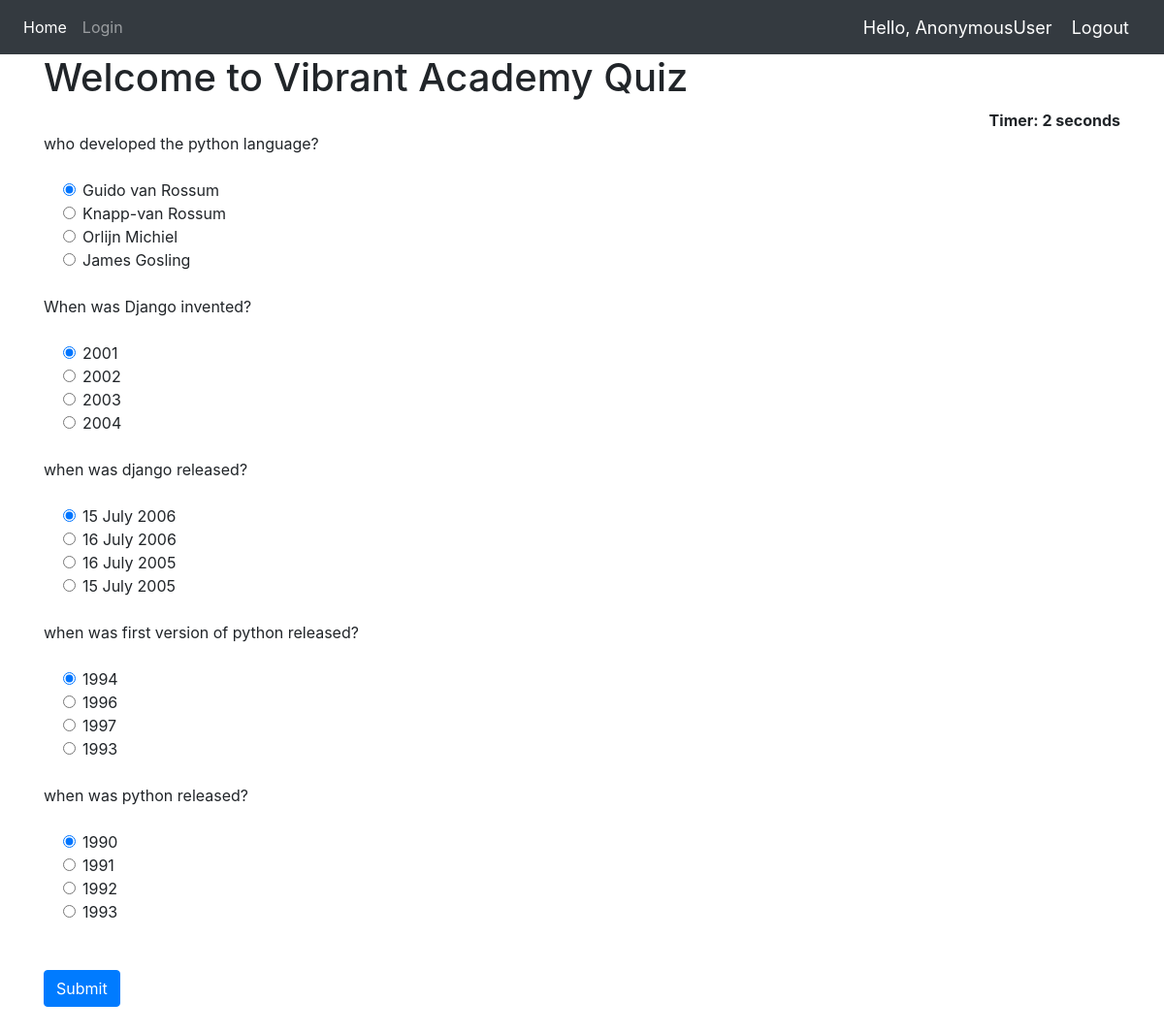
The page / on the database its author committed.
### Quiz/models.py (models this page shows, shortened)
class QuesModel(models.Model):
    question = models.CharField(max_length=200,null=True)
    op1 = models.CharField(max_length=200,null=True)
    op2 = models.CharField(max_length=200,null=True)
    op3 = models.CharField(max_length=200,null=True)
    op4 = models.CharField(max_length=200,null=True)
    ans = models.CharField(max_length=200,null=True)

### Quiz/views.py (the view)
# urls.py: 2. Add a URL to urlpatterns:  path('', views.home, name='home')
def home(request):
    if request.method == 'POST':
        print(request.POST)
        questions = QuesModel.objects.all()
        score = 0
        wrong = 0
        correct = 0
        total = 0
        for q in questions:
            total += 1
            print(request.POST.get(q.question))
            print(q.ans)
            print()
            if q.ans == request.POST.get(q.question):
                score += 10
                correct += 1
            else:
                wrong += 1
        percent = score/(total*10) * 100
        context = {
            'score': score,
            'time': request.POST.get('timer'),
            'correct': correct,
            'wrong': wrong,
            'percent': percent,
            'total': total
        }
        return render(request, 'Quiz/result.html', context)
    else:
        questions = QuesModel.objects.all()
        context = {
            'questions': questions
        }
        return render(request, 'Quiz/home.html', context)

### Quiz/templates/Quiz/home.html (shortened to what this page needs)
{% extends 'Quiz/dependencies.html' %}
{% block content %}
{% load static %}
<div class="container ">
<h1>Welcome to Vibrant Academy Quiz</h1>
<div align="right " id="displaytimer"><b>Timer: 0 seconds</b></div>
 <form method='post' action=''>
    {% for q  in questions%}
    <div class="form-group">
      <label for="question">{{q.question}}</label>
    </div>
    <div class="form-check">
        <div class="form-check">
            <input class="form-check-input" type="radio" name="{{q.question}}" id="gridRadios1" value="option1" checked>
            <label class="form-check-label" for="gridRadios1">
                {{q.op1}}
            </label>
        </div>
        <div class="form-check">
            <input class="form-check-input" type="radio" name="{{q.question}}" id="gridRadios2" value="option2">
            <label class="form-check-label" for="gridRadios2">
                {{q.op2}}
            </label>
        </div>
        <div class="form-check">
            <input class="form-check-input" type="radio" name="{{q.question}}" id="gridRadios1" value="option3">
            <label class="form-check-label" for="gridRadios1">
                {{q.op3}}
            </label>
        </div>
        <div class="form-check">
            <input class="form-check-input" type="radio" name="{{q.question}}" id="gridRadios2" value="option4">
            <label class="form-check-label" for="gridRadios2">
                {{q.op4}}
            </label>
        </div>
        <br>
    </div>
    {% endfor %}
    <br>
    <button type="submit" class="btn btn-primary">Submit</button>
  </form>
</div>
{% endblock %}

### Quiz/templates/Quiz/dependencies.html (shortened to what this page needs)
{% load static %}
<html>
    <head>
        <link rel="stylesheet" href="https://stackpath.bootstrapcdn.com/bootstrap/4.5.0/css/bootstrap.min.css">
    </head>
    <body>
        {% include 'Quiz/navbar.html' %}
        {% block content %}
        {% endblock %}
        <br>
    </body>
</html>

### Quiz/templates/Quiz/navbar.html (shortened to what this page needs)
{% load static %}
<nav class="navbar navbar-expand-lg navbar-dark bg-dark">
  <div class="collapse navbar-collapse" id="navbarNav">
    <ul class="navbar-nav">
      <li class="nav-item active">
        <a class="nav-link" href="{% url 'home' %}">Home</a>
      </li>
      <li class="nav-item">
        <a class="nav-link" href="{% url 'login' %}">Login</a>
      </li>
    </ul>
  </div>
  <span class="greet">Hello, {{request.user}}</span>
  <span ><a  class="greet" href="{% url 'logout' %}">Logout</a></span>
</nav>

### Quiz/templates/Quiz/navbar.html (style rules this page uses)
.greet { font-size: 18px; color: #fff; margin-right: 20px; }

### rows shown on the page
QuesModel: question "who developed the python language?", op1 "Guido van Rossum", op2 "Knapp-van Rossum", op3 "Orlijn Michiel", op4 "James Gosling"
QuesModel: question "When was Django invented?", op1 "2001", op2 "2002", op3 "2003", op4 "2004"
QuesModel: question "when was django released?", op1 "15 July 2006", op2 "16 July 2006", op3 "16 July 2005", op4 "15 July 2005"
QuesModel: question "when was first version of python released?", op1 "1994", op2 "1996", op3 "1997", op4 "1993"
QuesModel: question "when was python released?", op1 "1990", op2 "1991", op3 "1992", op4 "1993"

### other values the page prints
{{ request.user }} "AnonymousUser"
